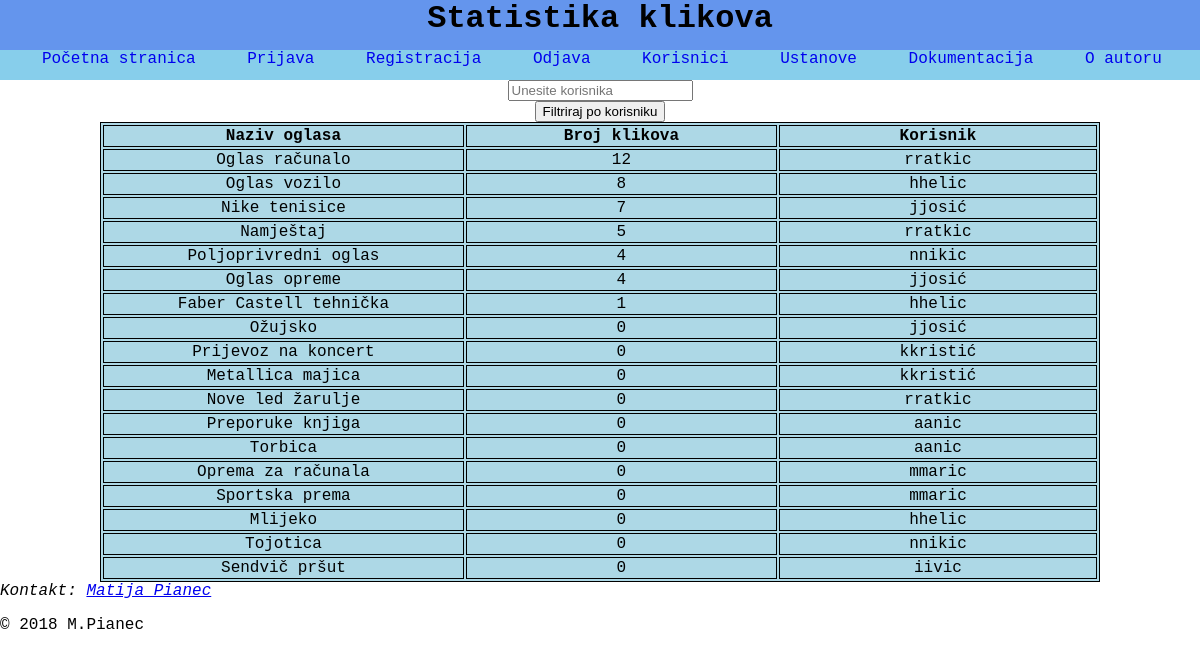
The page /WebDiPZavrsniProjekt/A_statistikaKlikova.php on the database its author committed.
### tables this page shows
CREATE TABLE IF NOT EXISTS `Oglas` (
  `oglas_id` int(11) NOT NULL AUTO_INCREMENT,
  `naziv` varchar(100) NOT NULL,
  `Vrsta_oglasa_idVrsta_oglasa` int(11) NOT NULL,
  `Korisnik_korisnik_id` int(11) NOT NULL,
  `broj_klikova` int(11) NOT NULL,
  `slika` varchar(255) NOT NULL,
  `Opis` varchar(100) NOT NULL,
  `Status` varchar(45) NOT NULL,
  `Pozicija_idPozicija` int(11) NOT NULL,
  `url` varchar(150) NOT NULL,
  PRIMARY KEY (`oglas_id`),
  KEY `fk_Oglas_Vrsta_oglasa1_idx` (`Vrsta_oglasa_idVrsta_oglasa`),
  KEY `fk_Oglas_Korisnik1_idx` (`Korisnik_korisnik_id`),
  KEY `fk_Oglas_Pozicija1_idx` (`Pozicija_idPozicija`)
);

CREATE TABLE IF NOT EXISTS `Korisnik` (
  `korisnik_id` int(11) NOT NULL AUTO_INCREMENT,
  `Uloga_uloga_id` int(11) NOT NULL,
  `korisnicko_ime` varchar(50) NOT NULL,
  `ime` varchar(50) NOT NULL,
  `prezime` varchar(50) NOT NULL,
  `email` varchar(100) NOT NULL,
  `status` tinyint(1) NOT NULL,
  `aktivacijski_kod` varchar(255) DEFAULT NULL,
  `Kriptirana_lozinka` varchar(255) DEFAULT NULL,
  `sol` varchar(255) DEFAULT NULL,
  `Lozinka` varchar(20) NOT NULL,
  `ponovljena_lozinka` varchar(20) NOT NULL,
  PRIMARY KEY (`korisnik_id`),
  KEY `fk_Korisnik_Uloga_idx` (`Uloga_uloga_id`)
);

### WebDiPZavrsniProjekt/baza.class.php (called while the page is built, shortened)
<?php
class Baza {
    private $veza = null;
    function spojiDB() {
        $this->veza = new mysqli(self::server, self::korisnik, self::lozinka, self::baza);
        $this->veza->set_charset("utf8");
        return $this->veza;
    }
    function selectDB($upit) {
        $rezultat = $this->veza->query($upit);
        return $rezultat;
    }
}
?>

### WebDiPZavrsniProjekt/A_statistikaKlikova.php (the view, shortened to what this page needs)
<?php
include("baza.class.php");
$baza = new Baza();
$baza->spojiDB();
?>
<!DOCTYPE html>
<html>
    <head>
        <link href="prijava.css" rel="stylesheet" type="text/css">
    </head>
    <body>
        <header>
            <h1>Statistika klikova</h1>
        </header>
        <nav style="background-color: skyblue; height: 30px">
            <a class="razmak" href="index.php">Početna stranica</a>
            <a class="razmak" href="Prijava.php">Prijava</a>
            <a class="razmak" href="Registracija.php">Registracija</a>
            <a class="razmak" href="odjava.php">Odjava</a>
            <a class="razmak" href="Privatno/korisnici.php">Korisnici</a>
            <a class="razmak" href="ustanove.php">Ustanove</a>
            <a class="razmak" href="Dokumentacija.html">Dokumentacija</a>
            <a class="razmak" href="o_autoru.html">O autoru</a>
        </nav>
        <?php
        $tablica = "";
        $tablica .= "<form method=post action=A_statistikaKlikova.php>";
        $tablica .= "<input type=textbox id=korisnik name=korisnik placeholder=\"Unesite korisnika\"><br>";
        $tablica .= "<input  type=submit name=filtKor value=\"Filtriraj po korisniku\"><br>";
        $tablica .= "<table>";
        $tablica .= "<tr>";
        $tablica .= "<th>Naziv oglasa</th>";
        $tablica .= "<th>Broj klikova</th>";
        $tablica .= "<th>Korisnik</th>";
        $tablica .= "</tr>";
        if (isset($_POST["filtKor"])) {
            $sql = "select Oglas.naziv,Oglas.broj_klikova,Korisnik.korisnicko_ime  from Oglas,Korisnik where Oglas.Korisnik_korisnik_id=Korisnik.korisnik_id and Korisnik.korisnicko_ime='$_POST[korisnik]'";
            $rez = $baza->selectDB($sql);
            while ($red = $rez->fetch_assoc()) {
                $lista[] = array(
                    "naziv" => $red["naziv"],
                    "broj_klikova" => $red["broj_klikova"],
                    "korisnicko_ime" => $red["korisnicko_ime"]
                );
            }
        }
        else{
        $sql = "select Oglas.naziv,Oglas.broj_klikova,Korisnik.korisnicko_ime  from Oglas,Korisnik where Oglas.Korisnik_korisnik_id=Korisnik.korisnik_id order by Oglas.broj_klikova desc";
        $rez = $baza->selectDB($sql);
        while ($red = $rez->fetch_assoc()) {
            $lista[] = array(
                "naziv" => $red["naziv"],
                "broj_klikova" => $red["broj_klikova"],
                "korisnicko_ime" => $red["korisnicko_ime"]
            );
        }}
        for ($i = 0; $i < count($lista); $i++) {
            $tablica .= "<tr>";
            $tablica .= "<td>" . $lista[$i]["naziv"] . "</td>";
            $tablica .= "<td>" . $lista[$i]["broj_klikova"] . "</td>";
            $tablica .= "<td>" . $lista[$i]["korisnicko_ime"] . "</td>";
            $tablica .= "</tr>";
        }
        $tablica .= "</table>";
        $tablica .= "</form>";
        echo $tablica;
        ?>
        <footer>
            <address>Kontakt: <a href="mailto:mpianec@foi.hr">Matija Pianec</a></address>
            <p>&copy; 2018 M.Pianec</p>
        </footer>
    </body>
</html>

### WebDiPZavrsniProjekt/prijava.css (style rules this page uses)
h1 { text-align: center; margin-top: 0%; }
body { background: white; color: black; font-family: "Courier"; width: 100%; margin: auto; }
header { background-repeat: no-repeat; background-color: cornflowerblue; height: 50px; }
a.razmak { background-color: skyblue; margin-left: 3.5%; text-decoration: none; font-family: "Courier"; }
form { text-align: center; display: block; }
table, th, td { border: 1px solid black; width:1000px; background-color: lightblue; text-align: center; margin-left: auto; margin-right: auto; }

### rows shown on the page
oglas: naziv "Oglas računalo", broj_klikova "12", Korisnik_korisnik.korisnicko_ime "rratkic"
oglas: naziv "Oglas vozilo", broj_klikova "8", Korisnik_korisnik.korisnicko_ime "hhelic"
oglas: naziv "Nike tenisice", broj_klikova "7", Korisnik_korisnik.korisnicko_ime "jjosić"
oglas: naziv "Namještaj", broj_klikova "5", Korisnik_korisnik.korisnicko_ime "rratkic"
oglas: naziv "Poljoprivredni oglas", broj_klikova "4", Korisnik_korisnik.korisnicko_ime "nnikic"
oglas: naziv "Oglas opreme", broj_klikova "4", Korisnik_korisnik.korisnicko_ime "jjosić"
oglas: naziv "Faber Castell tehnička", broj_klikova "1", Korisnik_korisnik.korisnicko_ime "hhelic"
oglas: naziv "Ožujsko", broj_klikova "0", Korisnik_korisnik.korisnicko_ime "jjosić"
oglas: naziv "Prijevoz na koncert", broj_klikova "0", Korisnik_korisnik.korisnicko_ime "kkristić"
oglas: naziv "Metallica majica", broj_klikova "0", Korisnik_korisnik.korisnicko_ime "kkristić"
oglas: naziv "Nove led žarulje", broj_klikova "0", Korisnik_korisnik.korisnicko_ime "rratkic"
oglas: naziv "Preporuke knjiga", broj_klikova "0", Korisnik_korisnik.korisnicko_ime "aanic"
oglas: naziv "Torbica", broj_klikova "0", Korisnik_korisnik.korisnicko_ime "aanic"
oglas: naziv "Oprema za računala", broj_klikova "0", Korisnik_korisnik.korisnicko_ime "mmaric"
oglas: naziv "Sportska prema", broj_klikova "0", Korisnik_korisnik.korisnicko_ime "mmaric"
oglas: naziv "Mlijeko", broj_klikova "0", Korisnik_korisnik.korisnicko_ime "hhelic"
oglas: naziv "Tojotica", broj_klikova "0", Korisnik_korisnik.korisnicko_ime "nnikic"
oglas: naziv "Sendvič pršut", broj_klikova "0", Korisnik_korisnik.korisnicko_ime "iivic"
